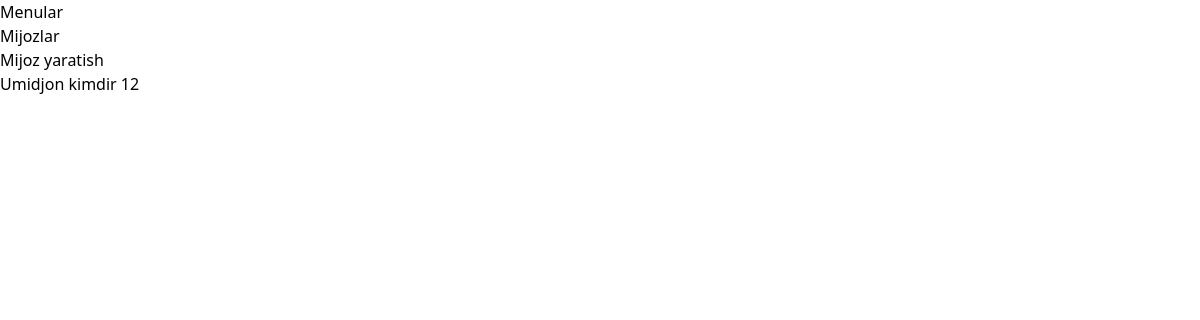
Page /leads/ on the earlier database version.
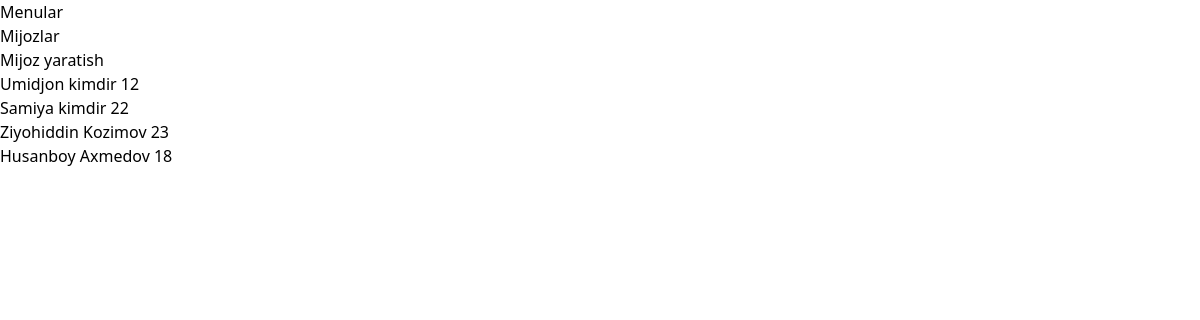
Same page on the later database version.
### leads/models.py (models this page shows, shortened)
class Lead(models.Model):
    ismi = models.CharField(max_length=20)
    familyasi = models.CharField(max_length=20)
    yoshi = models.IntegerField(default=0)
    agent = models.ForeignKey("Agent", blank = True, on_delete=models.CASCADE)

### leads/views.py (the view)
# urls.py: path('', leads_lists),
def leads_lists(request):
    leads = models.Lead.objects.all()
    context = {
      "leads": leads
    }
    return render(request, "leads_lists.html", context)

### frontend/leads_lists.html (shortened to what this page needs)
{% extends 'base.html'%}
{% block content %}
    <h1>Mijozlar</h1>
    <a href="{% url 'leads:lead-create' %}">Mijoz yaratish</a>
   {% for lead in leads %}
        <div class="mijoz">
            <a href="{% url 'leads:detallar' lead.pk %}" class="mijoz">{{ lead.ismi }} {{ lead.familyasi }} </a>
            {{ lead.yoshi }}
        </div>
   {% endfor %}
{% endblock %}

### frontend/base.html (shortened to what this page needs)
<!DOCTYPE html>
<html lang="en">
<head>
    <link href="https://unpkg.com/tailwindcss@^2/dist/tailwind.min.css" rel="stylesheet">
</head>
<body>
    <h1>Menular</h1>
    {% block content %}
    {% endblock %}
</body>
</html>

Differences in the rows shown:
added Lead: ismi "Samiya", familyasi "kimdir", yoshi "22"
added Lead: ismi "Ziyohiddin", familyasi "Kozimov", yoshi "23"
added Lead: ismi "Husanboy", familyasi "Axmedov", yoshi "18"
